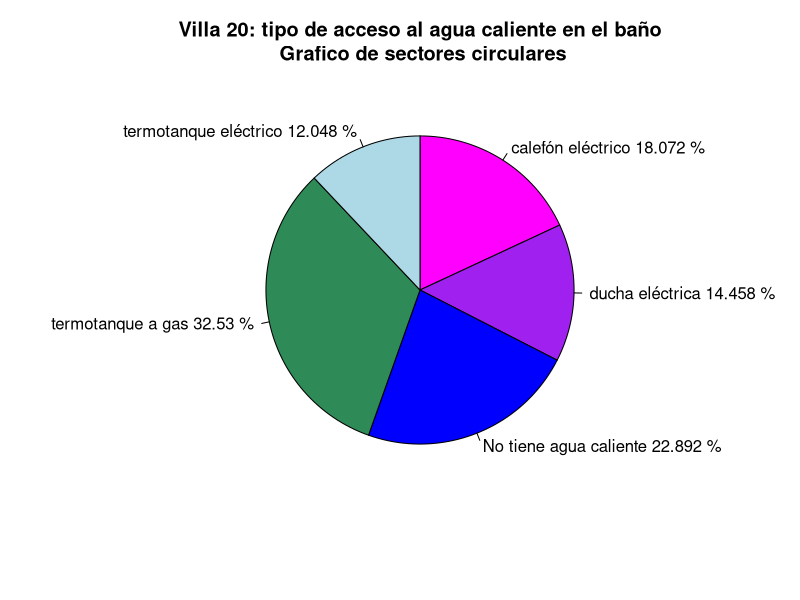
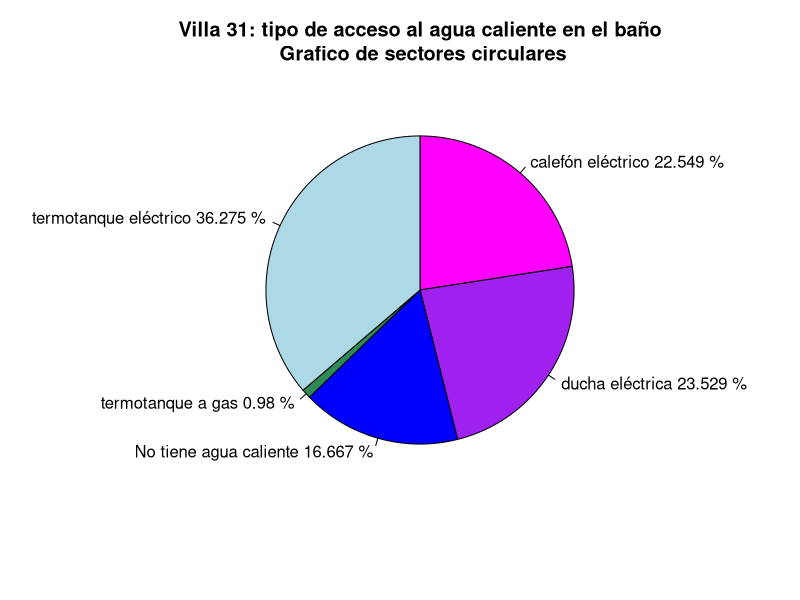
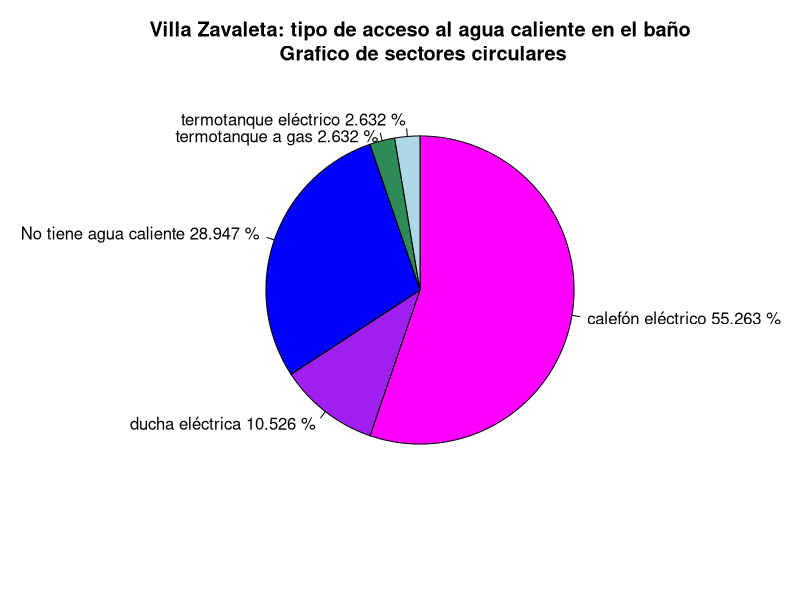

These charts were generated, in order, by the following R code:
#---------------- Sección 2.7-2.8 -------------------

agua_banoV20 <- c("Sí","Sí","Sí","Sí","Sí","Sí","Sí","Sí","Sí","Sí","Sí","Sí","Sí","Sí","Sí","Sí","Sí","Sí","Sí","Sí","Sí","Sí","Sí","Sí","Sí","Sí","Sí","Sí","No","Sí","Sí","Sí","Sí","Sí","Sí","Sí","Sí","Sí","Sí","No","Sí","Sí","Sí","Sí","Sí","No","Sí","Sí","Sí","Sí","No","Sí","Sí","Sí","Sí","Sí","Sí","Sí","Sí","Sí","Sí","Sí","No","Sí","Sí","Sí","Sí","Sí","Sí","Sí","Sí","Sí","Sí","Sí","Sí","Sí","Sí","Sí","Sí","Sí","Sí","Sí","Sí","Sí","Sí","Sí","Sí","Sí")
agua_banoV31 <- c("Sí","Sí","Sí","Sí","Sí","Sí","Sí","Sí","Sí","Sí","Sí","Sí","Sí","Sí","No","Sí","Sí","Sí","Sí","Sí","Sí","Sí","Sí","Sí","Sí","Sí","Sí","Sí","Sí","Sí","Sí","Sí","Sí","No","Sí","Sí","No","Sí","Sí","Sí","Sí","Sí","Sí","Sí","Sí","No","Sí","Sí","Sí","Sí","Sí","Sí","Sí","Sí","Sí","Sí","Sí","Sí","Sí","Sí","Sí","Sí","Sí","Sí","Sí","Sí","Sí","Sí","Sí","Sí","Sí","Sí","Sí","Sí","Sí","Sí","Sí","Sí","Sí","Sí","Sí","Sí","Sí","Sí","Sí","Sí","Sí","Sí","Sí","Sí","Sí","Sí","Sí","Sí","Sí","Sí","Sí","Sí","Sí","Sí","Sí","Sí","Sí","Sí","Sí","No","Sí")
agua_banoVZ <- c("Sí","Sí","Sí","Sí","Sí","Sí","Sí","Sí","Sí","Sí","Sí","Sí","Sí","Sí","Sí","Sí","Sí","Sí","Sí","Sí","Sí","Sí","Sí","Sí","No","Sí","Sí","Sí","No","Sí","Sí","Sí","Sí","Sí","Sí","Sí","Sí","Sí","Sí","Sí")

tabla_banoV20 <- table(agua_banoV20)
tabla_banoV31 <- table(agua_banoV31)
tabla_banoVZ <- table(agua_banoVZ)

porc_banoV20 <- round(tabla_banoV20/sum(tabla_banoV20)*100,3)
porc_banoV31 <- round(tabla_banoV31/sum(tabla_banoV31)*100,3)
porc_banoVZ <- round(tabla_banoVZ/sum(tabla_banoVZ)*100,3)

print(paste("Villa 20: porcentaje de viviendas con agua en el baño:",porc_banoV20[2]))
print(paste("Villa 31: porcentaje de viviendas con agua en el baño:",porc_banoV31[2]))
print(paste("Villa Zavaleta: porcentaje de viviendas con agua en el baño:",porc_banoVZ[2]))

caliente_banoV20 <- c("termotanque a gas","termotanque a gas","No tengo agua caliente en el baño","No tengo agua caliente en el baño","calefón eléctrico","termotanque a gas","No tengo agua caliente en el baño","termotanque a gas","termotanque a gas","termotanque eléctrico","termotanque a gas","termotanque a gas","termotanque a gas","termotanque a gas","ducha eléctrica","ducha eléctrica","termotanque a gas","No tengo agua caliente en el baño","calefón eléctrico","calefón eléctrico","termotanque a gas","termotanque a gas","No tengo agua caliente en el baño","termotanque a gas","No tengo agua caliente en el baño","calefón eléctrico","ducha eléctrica","termotanque a gas","termotanque a gas","ducha eléctrica","No tengo agua caliente en el baño","termotanque eléctrico","termotanque eléctrico","calefón eléctrico","termotanque a gas","No tengo agua caliente en el baño","termotanque eléctrico","No tengo agua caliente en el baño","termotanque a gas","termotanque eléctrico","ducha eléctrica","ducha eléctrica","No tengo agua caliente en el baño","termotanque a gas","ducha eléctrica","ducha eléctrica","calefón eléctrico","calefón eléctrico","ducha eléctrica","ducha eléctrica","termotanque eléctrico","No tengo agua caliente en el baño","calefón eléctrico","termotanque a gas","calefón eléctrico","calefón eléctrico","No tengo agua caliente en el baño","No tengo agua caliente en el baño","ducha eléctrica","termotanque eléctrico","termotanque eléctrico","termotanque eléctrico","calefón eléctrico","ducha eléctrica","termotanque a gas","No tengo agua caliente en el baño","No tengo agua caliente en el baño","No tengo agua caliente en el baño","calefón eléctrico","termotanque a gas","termotanque a gas","calefón eléctrico","termotanque a gas","termotanque a gas","termotanque a gas","No tengo agua caliente en el baño","No tengo agua caliente en el baño","termotanque a gas","termotanque a gas","calefón eléctrico","termotanque eléctrico","No tengo agua caliente en el baño","calefón eléctrico") 
caliente_tablaV20 <- table(caliente_banoV20)
porc_calienteV20 <- round(caliente_tablaV20 / sum(caliente_tablaV20)*100,3)
opcionesV20 <- c("calefón eléctrico","ducha eléctrica","No tiene agua caliente", "termotanque a gas","termotanque eléctrico")
labelsV20 <- paste(opcionesV20,porc_calienteV20,c("%"),sep = " ")
pie(caliente_tablaV20,labels = labelsV20,clockwise = TRUE,
    main = strsplit("Villa 20: tipo de acceso al agua caliente en el baño\n Grafico de sectores circulares",split = ";"),
    col = c("magenta","purple","blue","seagreen","lightblue"))

caliente_banoV31 <- c("termotanque eléctrico","termotanque eléctrico","termotanque eléctrico","termotanque eléctrico","termotanque eléctrico","termotanque eléctrico","termotanque eléctrico","calefón eléctrico","termotanque eléctrico","termotanque eléctrico","termotanque eléctrico","calefón eléctrico","termotanque eléctrico","No tengo agua caliente en el baño","termotanque eléctrico","calefón eléctrico","termotanque eléctrico","No tengo agua caliente en el baño","No tengo agua caliente en el baño","termotanque eléctrico","No tengo agua caliente en el baño","termotanque eléctrico","No tengo agua caliente en el baño","termotanque eléctrico","ducha eléctrica","termotanque eléctrico","ducha eléctrica","termotanque eléctrico","calefón eléctrico","termotanque eléctrico","ducha eléctrica","ducha eléctrica","No tengo agua caliente en el baño","ducha eléctrica","ducha eléctrica","calefón eléctrico","ducha eléctrica","ducha eléctrica","calefón eléctrico","termotanque eléctrico","ducha eléctrica","termotanque eléctrico","ducha eléctrica","termotanque eléctrico","termotanque eléctrico","termotanque eléctrico","No tengo agua caliente en el baño","No tengo agua caliente en el baño","calefón eléctrico","termotanque eléctrico","termotanque eléctrico","No tengo agua caliente en el baño","No tengo agua caliente en el baño","No tengo agua caliente en el baño","No tengo agua caliente en el baño","ducha eléctrica","calefón eléctrico","calefón eléctrico","calefón eléctrico","termotanque eléctrico","termotanque eléctrico","termotanque eléctrico","No tengo agua caliente en el baño","ducha eléctrica","ducha eléctrica","calefón eléctrico","ducha eléctrica","ducha eléctrica","termotanque eléctrico","No tengo agua caliente en el baño","termotanque eléctrico","termotanque eléctrico","termotanque eléctrico","termotanque eléctrico","ducha eléctrica","termotanque eléctrico","No tengo agua caliente en el baño","No tengo agua caliente en el baño","ducha eléctrica","ducha eléctrica","ducha eléctrica","ducha eléctrica","termotanque eléctrico","ducha eléctrica","termotanque eléctrico","calefón eléctrico","calefón eléctrico","calefón eléctrico","ducha eléctrica","calefón eléctrico","calefón eléctrico","calefón eléctrico","calefón eléctrico","calefón eléctrico","calefón eléctrico","termotanque a gas","ducha eléctrica","No tengo agua caliente en el baño","calefón eléctrico","calefón eléctrico","ducha eléctrica","calefón eléctrico")
caliente_tablaV31 <- table(caliente_banoV31)
porc_calienteV31 <- round(caliente_tablaV31 / sum(caliente_tablaV31)*100,3)
opcionesV31 <- c("calefón eléctrico","ducha eléctrica","No tiene agua caliente", "termotanque a gas","termotanque eléctrico")
labelsV31 <- paste(opcionesV31,porc_calienteV31,c("%"),sep = " ")
pie(caliente_tablaV31,labels = labelsV31,clockwise = TRUE,
    main = strsplit("Villa 31: tipo de acceso al agua caliente en el baño\n Grafico de sectores circulares",split = ";"),
    col = c("magenta","purple","blue","seagreen","lightblue"))

caliente_banoVZ <- c("calefón eléctrico","ducha eléctrica","calefón eléctrico","calefón eléctrico","calefón eléctrico","calefón eléctrico","calefón eléctrico","termotanque eléctrico","ducha eléctrica","calefón eléctrico","calefón eléctrico","ducha eléctrica","calefón eléctrico","calefón eléctrico","calefón eléctrico","calefón eléctrico","calefón eléctrico","calefón eléctrico","calefón eléctrico","calefón eléctrico","No tengo agua caliente en el baño","No tengo agua caliente en el baño","ducha eléctrica","termotanque a gas","No tengo agua caliente en el baño","No tengo agua caliente en el baño","No tengo agua caliente en el baño","No tengo agua caliente en el baño","No tengo agua caliente en el baño","No tengo agua caliente en el baño","No tengo agua caliente en el baño","calefón eléctrico","calefón eléctrico","calefón eléctrico","calefón eléctrico","calefón eléctrico","No tengo agua caliente en el baño","No tengo agua caliente en el baño")
caliente_tablaVZ <- table(caliente_banoVZ)
porc_calienteVZ <- round(caliente_tablaVZ / sum(caliente_tablaVZ)*100,3)
opcionesVZ <- c("calefón eléctrico","ducha eléctrica","No tiene agua caliente", "\ntermotanque a gas","termotanque eléctrico")
labelsVZ <- paste(opcionesVZ,porc_calienteVZ,c("%"),sep = " ")
pie(caliente_tablaVZ,labels = labelsVZ,clockwise = TRUE,
    main = strsplit("Villa Zavaleta: tipo de acceso al agua caliente en el baño\n Grafico de sectores circulares",split = ";"),
    col = c("magenta","purple","blue","seagreen","lightblue"))